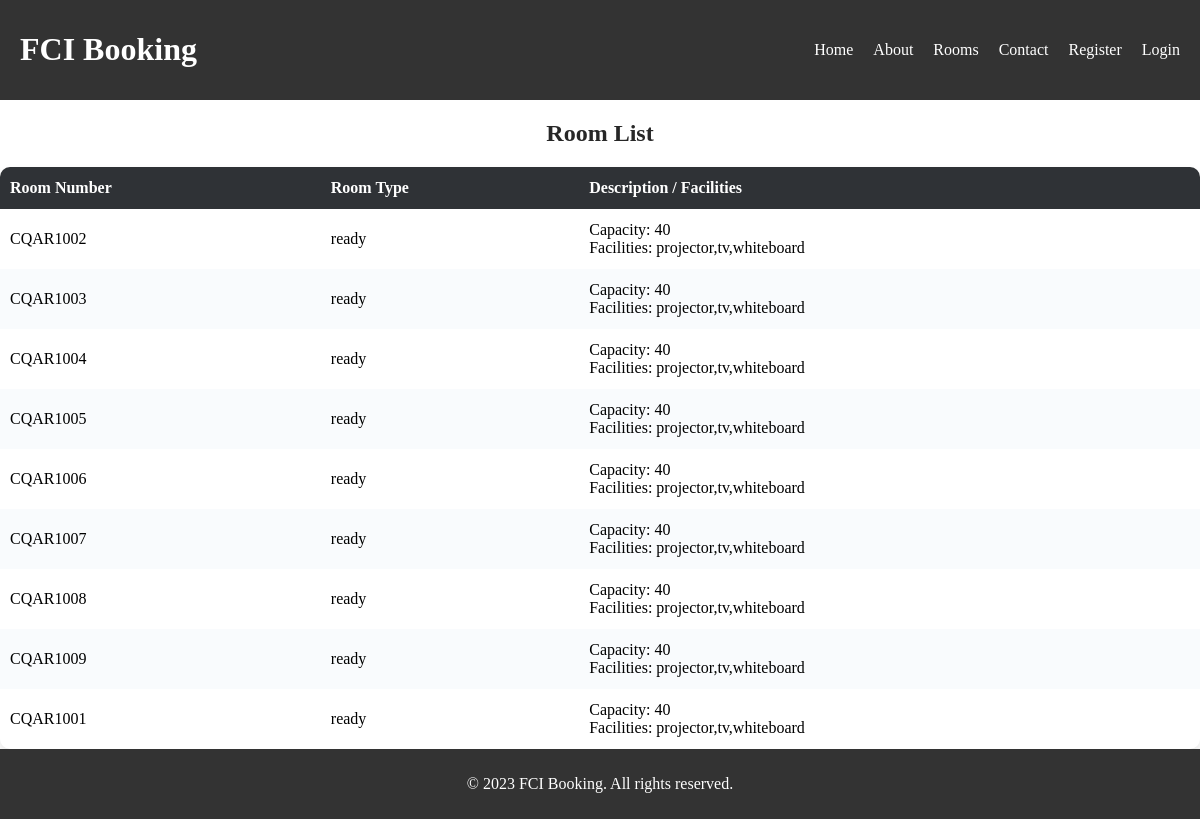
Before: /rooms with the older database file.
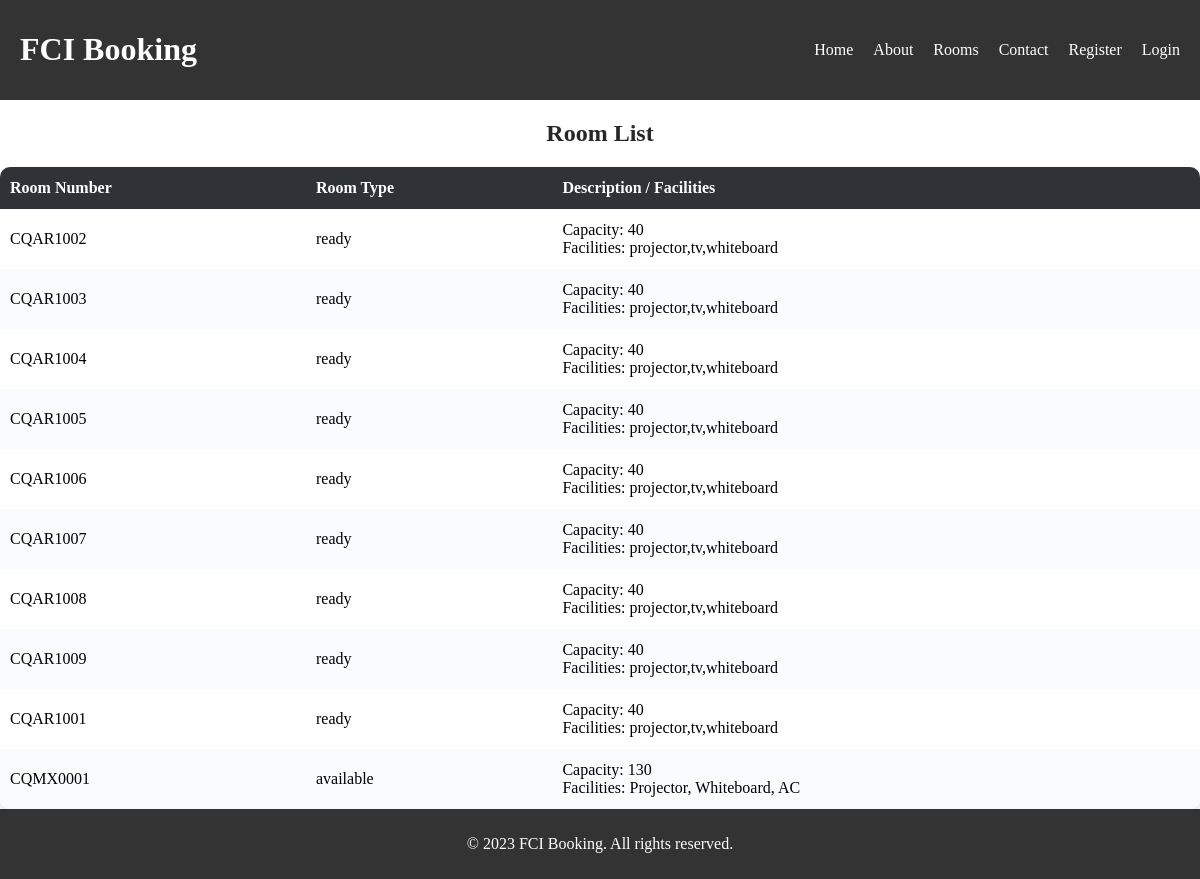
After: the same page with the newer database file.
### tables this page shows
CREATE TABLE rooms(
            id INTEGER PRIMARY KEY AUTOINCREMENT,
            room_number TEXT,
            room_capacity TEXT,
            room_facilities TEXT,
            room_status TEXT
         );

### app.py (the view)
@app.route('/rooms', methods=['GET'])
def rooms():
    conn = sqlite3.connect("booking_database.db")
    cursor = conn.cursor()
    cursor.execute("SELECT room_number, room_capacity, room_facilities, room_status FROM rooms")
    rooms = cursor.fetchall()
    conn.close()
    return render_template('rooms.html', rooms=rooms)

### templates/rooms.html (shortened to what this page needs)
<html>
<head>
    <link rel="stylesheet" href="../static/css/style.room.css">
</head>
<body>
    <header>
        <h1>FCI Booking</h1>
        <nav>
            <ul>
                <li><a href="/index">Home</a></li>
                <li><a href="/about">About</a></li>
                <li><a href="/rooms">Rooms</a></li>
                <li><a href="/contacts">Contact</a></li>
                 <li><a href="/register">Register</a></li>
                {% if session.username %}
                    <li><a href="/logout">Logout</a></li>
                {% else %}
                    <li><a href="/login">Login</a></li>
                {% endif %}
            </ul>
        </nav>
    </header>
    <h2>Room List</h2>
<table>
  <thead>
    <tr>
      <th>Room Number</th>
      <th>Room Type</th>
      <th>Description / Facilities</th>
    </tr>
  </thead>
  <tbody>
    {% for room in rooms %}
    <tr>
      <td>{{ room[0] }}</td>
      <td>{{ room[3] }}</td>
      <td>
        Capacity: {{ room[1] }}<br>
        Facilities: {{ room[2] }}
      </td>
    </tr>
    {% endfor %}
  </tbody>
</table>
<footer>
    <p>&copy; 2023 FCI Booking. All rights reserved.</p>
</footer>
</body>
</html>

### static/css/style.room.css (style rules this page uses)
body { font-family: 'Times New Roman', Times, serif; margin: 0; padding: 0; }
header { background-color: #333; color: white; padding: 10px 20px; display: flex; justify-content: space-between; align-items: center; }
nav ul { list-style: none; display: flex; gap: 20px; }
nav a { color: white; text-decoration: none; }
h1 { font-family: 'Times New Roman', Times, serif; text-align: center; color: white; }
h2 { font-family: 'Times New Roman', Times, serif; text-align: center; color: #272727; }
table { border-collapse: collapse; width: 100%; background: white; border-radius: 10px; box-shadow: 0 5px 10px rgba(0,0,0,0.1); overflow: hidden; }
thead { background-color: #2f3236; color: white; }
th, td { padding: 12px 10px; text-align: left; font-size: 1rem; }
tbody tr:nth-child(even) { background-color: #f9fbfd; }
footer { background-color: #333; color: white; text-align: center; padding: 10px 0; position: relative; bottom: 0; width: 100%; }

Changed rows visible on the page:
added rooms: room_number "CQMX0001", room_status "available", room_capacity "130", room_facilities "Projector, Whiteboard, AC"
